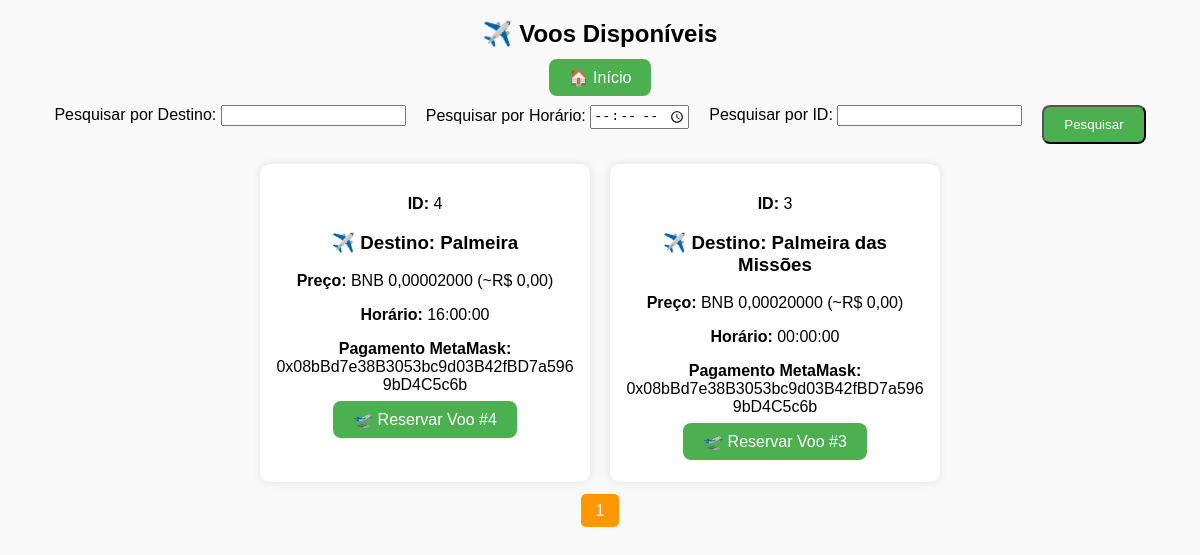
Page /public_html/site2/nossasmaquinas/voos.php on the committed database.
### tables this page shows
CREATE TABLE `voos` (
  `id` int(11) NOT NULL,
  `destino` varchar(255) NOT NULL,
  `preco` decimal(20,9) DEFAULT NULL,
  `metamask` varchar(42) NOT NULL,
  `horario` time NOT NULL
);

### public_html/site2/nossasmaquinas/voos.php (the view, shortened to what this page needs)
<?php
$servername = "localhost";
$username = "";
$password = "";
$dbname = "";
$conn = new mysqli($servername, $username, $password, $dbname);
$limite = 9;
$pagina = isset($_GET['pagina']) ? intval($_GET['pagina']) : 1;
$offset = ($pagina - 1) * $limite;
$searchQuery = "WHERE 1=1";
$sql = "SELECT v.id, v.destino, v.preco, v.horario, v.metamask FROM voos v
        $searchQuery ORDER BY v.id DESC LIMIT $limite OFFSET $offset";
$result = $conn->query($sql);
$sqlTotal = "SELECT COUNT(*) AS total FROM voos v $searchQuery";
$resultTotal = $conn->query($sqlTotal);
$totalVoos = $resultTotal->fetch_assoc()['total'];
$totalPaginas = ceil($totalVoos / $limite);
$taxaCambioBNB = $_SESSION['bnb_rate'];
?>
<!DOCTYPE html>
<html lang="pt-BR">
<head>
</head>
<body>
    <h2>✈️ Voos Disponíveis</h2>
    <center><a href="../" class="btn">🏠 Início</a></center>
    <br>
   <form method="get" action="" class="form-container" aria-label="Formulário de pesquisa de voos">
    <div>
        <label for="search_destino" id="label_destino">Pesquisar por Destino:</label>
        <input type="text" id="search_destino" name="search_destino" aria-labelledby="label_destino">
    </div>
    <div>
        <label for="search_horario" id="label_horario">Pesquisar por Horário:</label>
        <input type="time" id="search_horario" name="search_horario" aria-labelledby="label_horario">
    </div>
    <div>
        <label for="search_id" id="label_id">Pesquisar por ID:</label>
        <input type="number" id="search_id" name="search_id" aria-labelledby="label_id">
    </div>
    <div>
        <input type="submit" value="Pesquisar" class="btn" aria-label="Botão de pesquisa de voos">
    </div>
</form>
    <div class="product-container">
        <?php
        if ($result->num_rows > 0) {
            while ($row = $result->fetch_assoc()) {
                echo "<div class='product-card'>";
                echo "<p title='ID do voo: " . htmlspecialchars($row["id"]) . "' aria-label='ID do voo: " . htmlspecialchars($row["id"]) . "'><strong>ID:</strong> " . htmlspecialchars($row["id"]) . "</p>";
                echo "<h3 title='Destino do voo: " . htmlspecialchars($row["destino"]) . "'
        aria-label='Destino do voo: " . htmlspecialchars($row["destino"]) . "'>
        ✈️ Destino: " . htmlspecialchars($row["destino"]) . "</h3>";
$precoBRL = $row["preco"] * $taxaCambioBNB;
echo "<p title='Preço do voo: BNB " . number_format($row["preco"], 8, ',', '.') . " (~R$ " . number_format($precoBRL, 2, ',', '.') . ")'
        aria-label='Preço do voo: BNB " . number_format($row["preco"], 8, ',', '.') . " (~R$ " . number_format($precoBRL, 2, ',', '.') . ")'>
        <strong>Preço:</strong> BNB " . number_format($row["preco"], 8, ',', '.') . " (~R$ " . number_format($precoBRL, 2, ',', '.') . ")</p>";
                echo "<p title='Horário do voo: " . htmlspecialchars($row["horario"]) . "'
        aria-label='Horário do voo: " . htmlspecialchars($row["horario"]) . "'>
        <strong>Horário:</strong> " . htmlspecialchars($row["horario"]) . "</p>";
                echo "<p class='metamask-info'><strong>Pagamento MetaMask:</strong> " . htmlspecialchars($row["metamask"]) . "</p>";
                echo "<p><a href='https://carlitoslocacoes.com/site/reservapassagem.php?id=" . $row["id"] . "' class='btn' title='Reservar Voo #" . htmlspecialchars($row["id"]) . "' aria-label='Reservar Voo #" . htmlspecialchars($row["id"]) . "'>🛫 Reservar Voo #" . htmlspecialchars($row["id"]) . "</a></p>";
                echo "</div>";
            }
        } else {
            echo "<p>Nenhum voo encontrado.</p>";
        }
        ?>
    </div>
    <div class='pagination'>
        <?php for ($i = 1; $i <= $totalPaginas; $i++) { ?>
            <a href="?pagina=<?php echo $i; ?>"><?php echo $i; ?></a>
        <?php } ?>
    </div>
</body>

### public_html/site2/nossasmaquinas/voos.php (style rules this page uses)
body { font-family: Arial, sans-serif; text-align: center; background-color: #f9f9f9; }
.form-container { display: flex; justify-content: center; gap: 20px; margin-bottom: 20px; }
.product-container { display: flex; flex-wrap: wrap; justify-content: center; gap: 20px; }
.product-card { width: calc(33.33% - 20px); max-width: 300px; background: #fff; padding: 15px; border-radius: 10px; box-shadow: 0 0 10px rgba(0,0,0,0.1); }
.pagination { text-align: center; margin-top: 20px; }
.pagination a { padding: 8px 15px; margin: 5px; background: #ff9800; color: white; text-decoration: none; border-radius: 5px; }
.btn { background: #4CAF50; color: white; padding: 10px 20px; border-radius: 8px; text-decoration: none; }
.product-card p { word-wrap: break-word; overflow-wrap: break-word; }
.metamask-info { word-wrap: break-word; overflow-wrap: break-word; }

### rows in the picture
voos: id "4", destino "Palmeira", preco "0,00002000", preco "0,00", horario "16:00:00", metamask "0x08bBd7e38B3053bc9d03B42fBD7a5969bD4C5c6b"
voos: id "3", destino "Palmeira das Missões", preco "0,00020000", preco "0,00", horario "00:00:00", metamask "0x08bBd7e38B3053bc9d03B42fBD7a5969bD4C5c6b"
